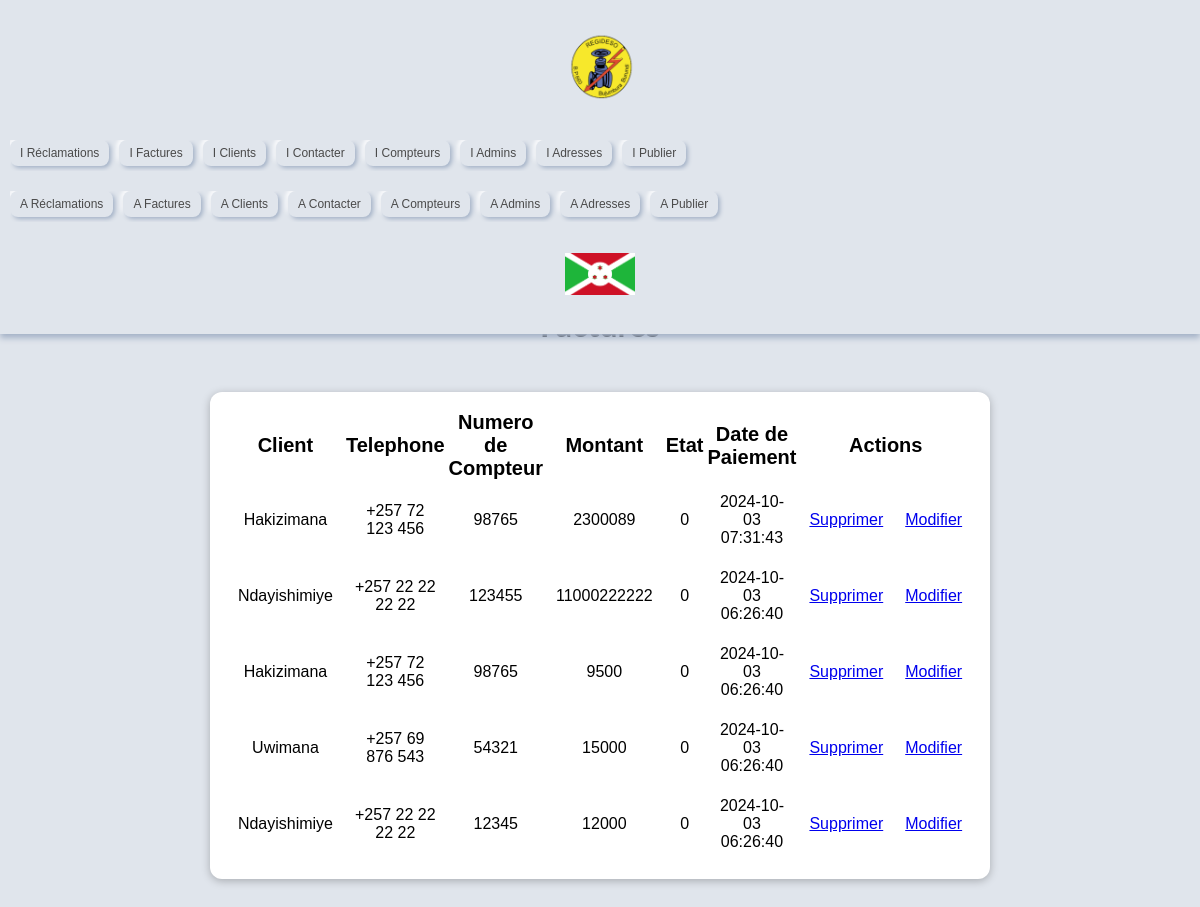
The app's page /User/affichage_facture.php with its own data.
### tables this page shows
CREATE TABLE `facture` (
  `id_fact` int(5) NOT NULL,
  `compteur` int(5) DEFAULT NULL,
  `montant` double DEFAULT NULL,
  `date_pay` timestamp NOT NULL DEFAULT current_timestamp(),
  `etat` enum('0','1') DEFAULT '0'
);

CREATE TABLE `client` (
  `id_client` int(5) NOT NULL,
  `nom` varchar(25) DEFAULT NULL,
  `prenom` varchar(25) DEFAULT NULL,
  `adresse` int(5) DEFAULT NULL,
  `telephone` varchar(25) DEFAULT NULL,
  `email` varchar(25) DEFAULT NULL,
  `username` varchar(25) DEFAULT NULL,
  `password` varchar(25) DEFAULT NULL
);

CREATE TABLE `compteur` (
  `id_compt` int(5) NOT NULL,
  `client` int(5) DEFAULT NULL,
  `num_compteur` int(50) DEFAULT NULL,
  `type` varchar(25) DEFAULT NULL
);

### User/affichage_facture.php (the view, shortened to what this page needs)
<!DOCTYPE html>
<html lang="en">
<head>
    <?php
        include "Connexion.php" ;
        $affichageFact = $bdd->query("Select * from Facture as f join (Compteur as cp join Client as cl on cp.client = cl.id_client) on f.compteur = cp.id_compt order by id_fact DESC");
    ?>
    <?php include "Header1.php" ?>
</head>
<body>
    <br><br>
    <div class="container">
        <h1>Factures</h1>
        <table>
            <tr>
                <th>Client</th>
                <th>Telephone</th>
                <th>Numero de Compteur</th>
                <th>Montant</th>
                <th>Etat</th>
                <th>Date de Paiement</th>
                <th colspan="2">Actions</th>
            </tr>
            <?php
                while ( $dataRecup = $affichageFact->fetch()) {
            ?>
                <tr>
                    <td ><?php echo $dataRecup["nom"]; ?></td>
                    <td ><?php echo $dataRecup["telephone"]; ?></td>
                    <td ><?php echo $dataRecup["num_compteur"]; ?></td>
                    <td><?php echo $dataRecup["montant"]; ?></td>
                    <td><?php echo $dataRecup["etat"]; ?></td>
                    <td><?php echo $dataRecup["date_pay"]; ?></td>
                    <td><a href="affichage_facture.php?sup=<?php echo $dataRecup["id_fact"]; ?>">Supprimer</a></td>
                    <td><a href="modif_facture.php?mod=<?php echo $dataRecup["id_fact"]; ?>">Modifier</a></td>
                </tr>
            <?php } ?>
        </table>
    </div>
</body>
</html>

### User/styles/styles1.css (style rules this page uses)
* { box-sizing: border-box; }
html { font-family: 'Open Sans', 'Lato', sans-serif; }
body { margin: 0; }
h1, h2, h3 { font-family: 'Lato', sans-serif; font-weight: bold; }
:root { --primary-color: #e0e5ec; --text-color: #4a4a4a; --hover-color: #007bff; --shadow-color: #a3b1c6; --highlight-color: #ffffff; }
body { font-family: 'Arial', sans-serif; background-color: var(--primary-color); margin: 0; padding-top: 80px; }
@media (max-width: 1200px) { body { padding-top: 180px; } }
td { padding: 10px; }
th { font-size: 20px; }
.container { padding: 0 10%; text-align: center; }
#comment-form, table { margin: 3rem auto; width: 90%; max-width: 40rem; border-radius: 12px; background-color: white; box-shadow: 0 2px 8px rgba(0, 0, 0, 0.25); padding: 1rem; }

### records on screen
facture: client.nom "Hakizimana", client.telephone "+257 72 123 456", compteur.num_compteur "98765", montant "2300089", etat "0", date_pay "2024-10-03 07:31:43"
facture: client.nom "Ndayishimiye", client.telephone "+257 22 22 22 22", compteur.num_compteur "123455", montant "11000222222", etat "0", date_pay "2024-10-03 06:26:40"
facture: client.nom "Hakizimana", client.telephone "+257 72 123 456", compteur.num_compteur "98765", montant "9500", etat "0", date_pay "2024-10-03 06:26:40"
facture: client.nom "Uwimana", client.telephone "+257 69 876 543", compteur.num_compteur "54321", montant "15000", etat "0", date_pay "2024-10-03 06:26:40"
facture: client.nom "Ndayishimiye", client.telephone "+257 22 22 22 22", compteur.num_compteur "12345", montant "12000", etat "0", date_pay "2024-10-03 06:26:40"
